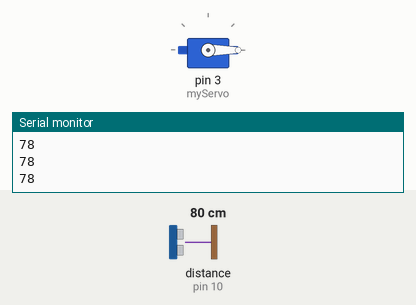
Simulated run of this sketch. Board: Arduino Uno, built with avr-gcc and run on an emulated ATmega328P. Parts: servo, the last lines printed to the serial monitor. Wiring (inferred from the names in the program): ultrasonic range finder: trigger pin 9; echo pin 10. The inputs (shaded band) are chosen by the test bench; at power-on: distance to the obstacle (sensor on pin 10) 80 cm. The echo pulse lasts 58.3 µs per cm.

Above: at 1.2 s.
1.3 s: distance to the obstacle (sensor on pin 10) set to 13 cm
2.8 s: distance to the obstacle (sensor on pin 10) set to 10 cm
At 3.9 s:
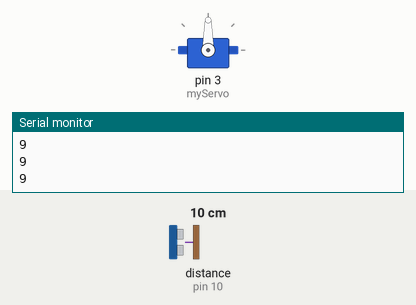
4.3 s: distance to the obstacle (sensor on pin 10) set to 18 cm
At 5.5 s:
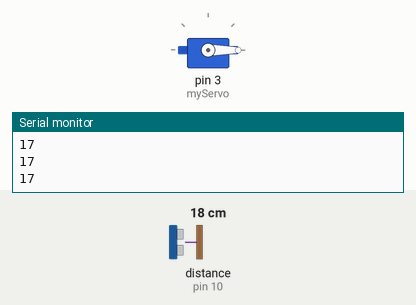
5.8 s: distance to the obstacle (sensor on pin 10) set to 2 cm
At 6.5 s:
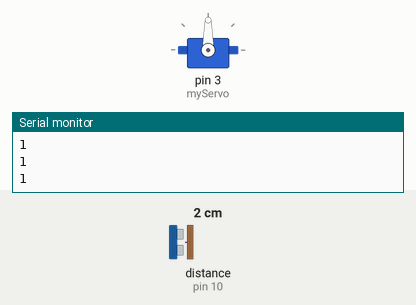
Timing chart, 0 to 8.3 s (numbered marks = the images above; inputs shaded):
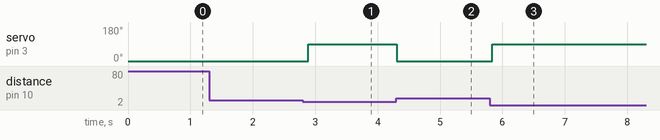

The sketch:

cod.ino
```cpp
#include <Servo.h>

Servo myServo;

const int trigPin = 9;
const int echoPin = 10;

long duration;
int distance;

void setup() {
  myServo.attach(3);
  myServo.write(0);   // الوضع الأصلي

  pinMode(trigPin, OUTPUT);
  pinMode(echoPin, INPUT);

  Serial.begin(9600);
}

void loop() {

  // إرسال نبضة للحساس
  digitalWrite(trigPin, LOW);
  delayMicroseconds(2);

  digitalWrite(trigPin, HIGH);
  delayMicroseconds(10);

  digitalWrite(trigPin, LOW);

  // استقبال النبضة
  duration = pulseIn(echoPin, HIGH);

  // حساب المسافة
  distance = duration * 0.034 / 2;

  Serial.println(distance);

  if (distance <= 10) {
    myServo.write(90);      // يتحرك إلى 90 درجة
  } else {
    myServo.write(0);       // يرجع للوضع الأصلي
  }

  delay(100);
}
```

Measured:
- the behaviour switches between 12 and 11 cm on distance to the obstacle (sensor on pin 10) (found by bisection; images 0 and 1)
- after the input at 2.8 s, servo on pin 3 (myServo): 0° → 90° after 0.09 s
- after the input at 4.3 s, servo on pin 3 (myServo): 90° → 0° at once
- after the input at 5.8 s, servo on pin 3 (myServo): 0° → 90° at once
